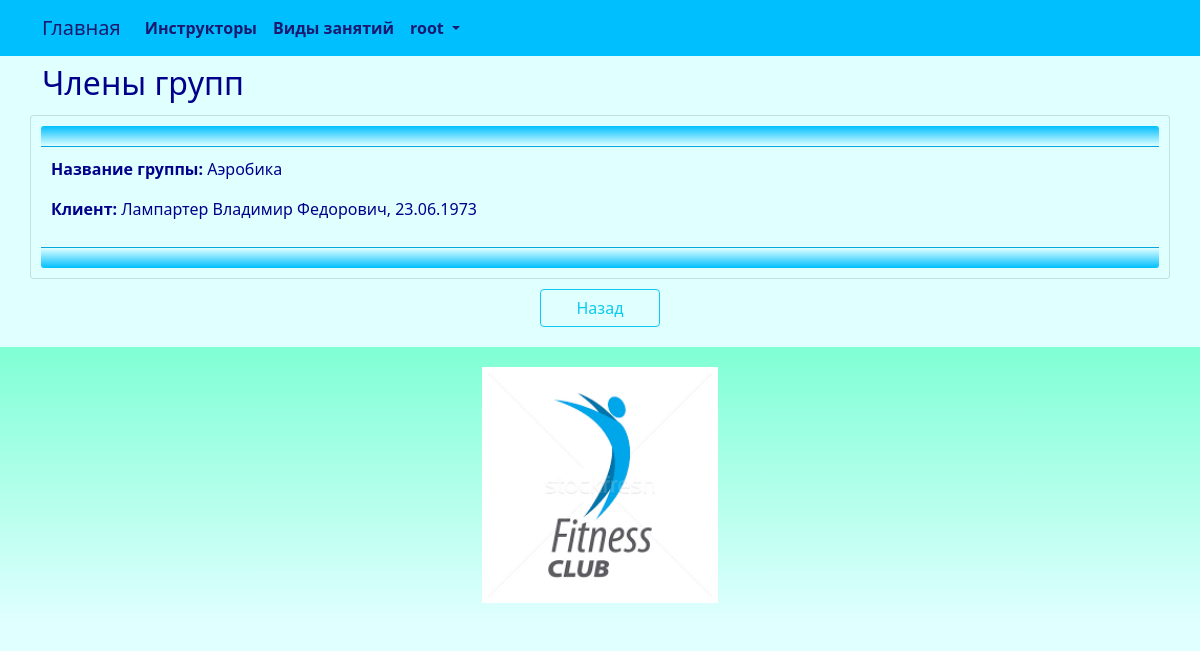
Screenshot of /party_members/read/10/ (signed in) with the database file from the repository.
### club/models.py (models this page shows, shortened)
class PartyMembers(models.Model):
    party = models.ForeignKey(Party, related_name='party_members_party', on_delete=models.CASCADE)
    client = models.ForeignKey(Client, related_name='party_members_client', on_delete=models.CASCADE)
    class Meta:
        db_table = 'party_members'
        indexes = [
            models.Index(fields=['party']),
            models.Index(fields=['client']),
        ]
        ordering = ['party']

class Party(models.Model):
    party_title = models.CharField(_('party_title'), max_length=96, unique=True)
    class Meta:
        db_table = 'party'
        indexes = [
            models.Index(fields=['party_title']),
        ]
        ordering = ['party_title']
    def __str__(self):
        return "{}".format(self.party_title)

class Client(models.Model):
    SEX_CHOICES = (
        ('М','М'),
        ('Ж', 'Ж'),
    )
    full_name = models.CharField(_('full_name'), max_length=128)
    birthday = models.DateTimeField(_('birthday'))
    sex = models.CharField(_('sex'), max_length=1, choices=SEX_CHOICES, default='М')
    phone = models.CharField(_('phone'), max_length=64)
    card = models.ForeignKey(Card, related_name='client_card', on_delete=models.CASCADE)
    class Meta:
        db_table = 'client'
        indexes = [
            models.Index(fields=['full_name']),
        ]
        ordering = ['full_name']
    def __str__(self):
        return "{}, {}".format(self.full_name, self.birthday.strftime('%d.%m.%Y'))

### club/views.py (the view)
# urls.py: path('party_members/read/<int:id>/', views.party_members_read, name='party_members_read'),
@login_required
@user_passes_test(lambda u: u.is_superuser)
def party_members_read(request, id):
    try:
        party_members = PartyMembers.objects.get(id=id)
        return render(request, "party_members/read.html", {"party_members": party_members})
    except PartyMembers.DoesNotExist:
        return HttpResponseNotFound("<h2>PartyMembers not found</h2>")
    except Exception as exception:
        print(exception)
        return HttpResponse(exception)

### templates/party_members/read.html (shortened to what this page needs)
{% extends "base.html" %}
{% load i18n %}
{% block content %}
<h2>{% trans "party_members" %}</h2>
<div class="row justify-content-center">
	<div class="card" style="width:100%">
		<div class="card-header">
		</div>
		<div class="card-body">
			<p><strong>{% trans "party_title" %}: </strong>{{ party_members.party }}</p>
			<p><strong>{% trans "client" %}: </strong>{{ party_members.client }}</p>
		</div>
		<div class="card-footer">
		</div>
	</div>
	<br>
	<div class="div-button-center">
		<a class="btn btn-outline-info" style="width:120px" href="{% url 'party_members_index' %}">{% trans "Back" %}</a>
	</div>
</div>
{% endblock content %}

### templates/base.html (shortened to what this page needs)
<!DOCTYPE html>
{% load static %}
{% load i18n %}
<html>
	<head>
		<link rel="stylesheet" href="{% static 'css/bootstrap.min.css' %}">
		<link rel="stylesheet" href="{% static 'css/styles.css' %}" />
	</head>
	<nav class="navbar navbar-expand-lg justify-content-center">
		<div class="container">
			<div class="collapse navbar-collapse" id="mainMenu">
				<ul class="navbar-nav me-auto mb-2 mb-lg-0">
					<a class="navbar-brand" href="{{ HTTP_HOST }}/">{% trans "Home" %}</a>
					<li class="nav-item">
						<a class="nav-link" href="{% url 'instructor_list' %}">{% trans "instructors" %}</a>
					</li>
					<li class="nav-item">
						<a class="nav-link" href="{% url 'kind_list' %}">{% trans "kinds" %}</a>
					</li>
					{% if user.is_authenticated %}
					<li class="nav-item dropdown">
						<a class="nav-link dropdown-toggle" href="#" id="navbarDropdown" role="button" data-bs-toggle="dropdown" aria-expanded="false">
							{{ user.username }}
						</a>
					</li>
					{% else %}
					<form class="form-inline ml-auto">
						<a href="{% url 'login' %}" class="btn btn-outline-secondary">{% trans "Log In" %}</a>
						<a href="{% url 'signup' %}" class="btn btn-primary ml-2">{% trans "Sign up" %}</a>
					</form>
					{% endif %}
				</ul>
			</div>
		</div>
	</nav>
	<body>
		<div class="container">
			{% block content%}{% endblock content %}
		</div>
	</body>
	<footer class="container-fluid text-center bg-lightgray">
		<div class="copyrights">
			<img src="{% static 'images/logo.png' %}" alt="logo" style="height:256px; padding: 10px;">
		</div>
	</footer>
</html>

### static/css/styles.css (style rules this page uses)
:root { --navbar-background-color: DeepSkyBlue; --navbar-text-color: MidnightBlue; --main-background-color-light: LightCyan; --main-background-color-dark: DeepSkyBlue; --main-text-color: DarkBlue; --main-header-color: DarkBlue; --main-text-attention-color: Purple; --footer-background-color-light: LightCyan; --footer-background-color-dark: Aquamarine; --footer-text-color: Teal; --card-background-color-light: LightCyan; --card-background-color-dark: DeepSkyBlue; --card-text-color: SeaGreen; --table-background-color-light: LightCyan; --table-background-color-dark: #F5F5F5; --table-text-color: DarkBlue; --star-size: 30px; --star-color: LightYellow; --star-background: Yellow ; }
.navbar { background-color: var(--navbar-background-color); color: var(--navbar-text-color); }
.navbar .navbar-nav, .navbar .navbar-nav .navbar-text { color: var(--navbar-text-color); }
.navbar ul { background-color: var(--navbar-background-color); color: var(--navbar-text-color); }
.navbar li { background-color: var(--navbar-background-color); color: var(--navbar-text-color); }
.navbar a { background-color: var(--navbar-background-color); color: var(--navbar-text-color); }
.navbar-brand { background-color: var(--navbar-background-color); color: var(--navbar-text-color); }
.nav-item { background-color: var(--navbar-background-color); color: var(--navbar-text-color); font-weight: bold; }
body { background-color: var(--main-background-color-light); }
h1, h2, h3, h4, h5, h6 { color: var(--main-header-color); }
p, ul, li, label { color: var(--main-text-color); }
.card { background-color: var(--card-background-color-light); color: var(--card-text-color); margin-top: 5px; padding: 10px; }
.card-header { background-image: linear-gradient(top, var(--card-background-color-dark), var(--card-background-color-light)); background-image: -o-linear-gradient(top, var(--card-background-color-dark), var(--card-background-color-light)); background-image: -moz-linear-gradient(top, var(--card-background-color-dark), var(--card-background-color-light)); background-image: -webkit-linear-gradient(top, var(--card-background-color-dark), var(--card-background-color-light)); color: var(--card-text-color); padding: 10px; }
.card-body { background-color: var(--card-background-color-light); color: var(--card-text-color); padding: 10px; }
.card-footer { background-image: linear-gradient(top, var(--card-background-color-light), var(--card-background-color-dark)); background-image: -o-linear-gradient(top, var(--card-background-color-light), var(--card-background-color-dark)); background-image: -moz-linear-gradient(top, var(--card-background-color-light), var(--card-background-color-dark)); background-image: -webkit-linear-gradient(top, var(--card-background-color-light), var(--card-background-color-dark)); color: var(--card-text-color); padding: 10px; }
.div-button-center { text-align: center; padding: 10px; }
footer { background-image: linear-gradient(top, var(--footer-background-color-dark), var(--footer-background-color-light)); background-image: -o-linear-gradient(top, var(--footer-background-color-dark), var(--footer-background-color-light)); background-image: -moz-linear-gradient(top, var(--footer-background-color-dark), var(--footer-background-color-light)); background-image: -webkit-linear-gradient(top, var(--footer-background-color-dark), var(--footer-background-color-light)); margin-top: 10px; padding: 10px; }

### rows the page displays
PartyMembers: party "Аэробика", client "Лампартер Владимир Федорович, 23.06.1973"

### other values shown
{{ user.username }} "root"
